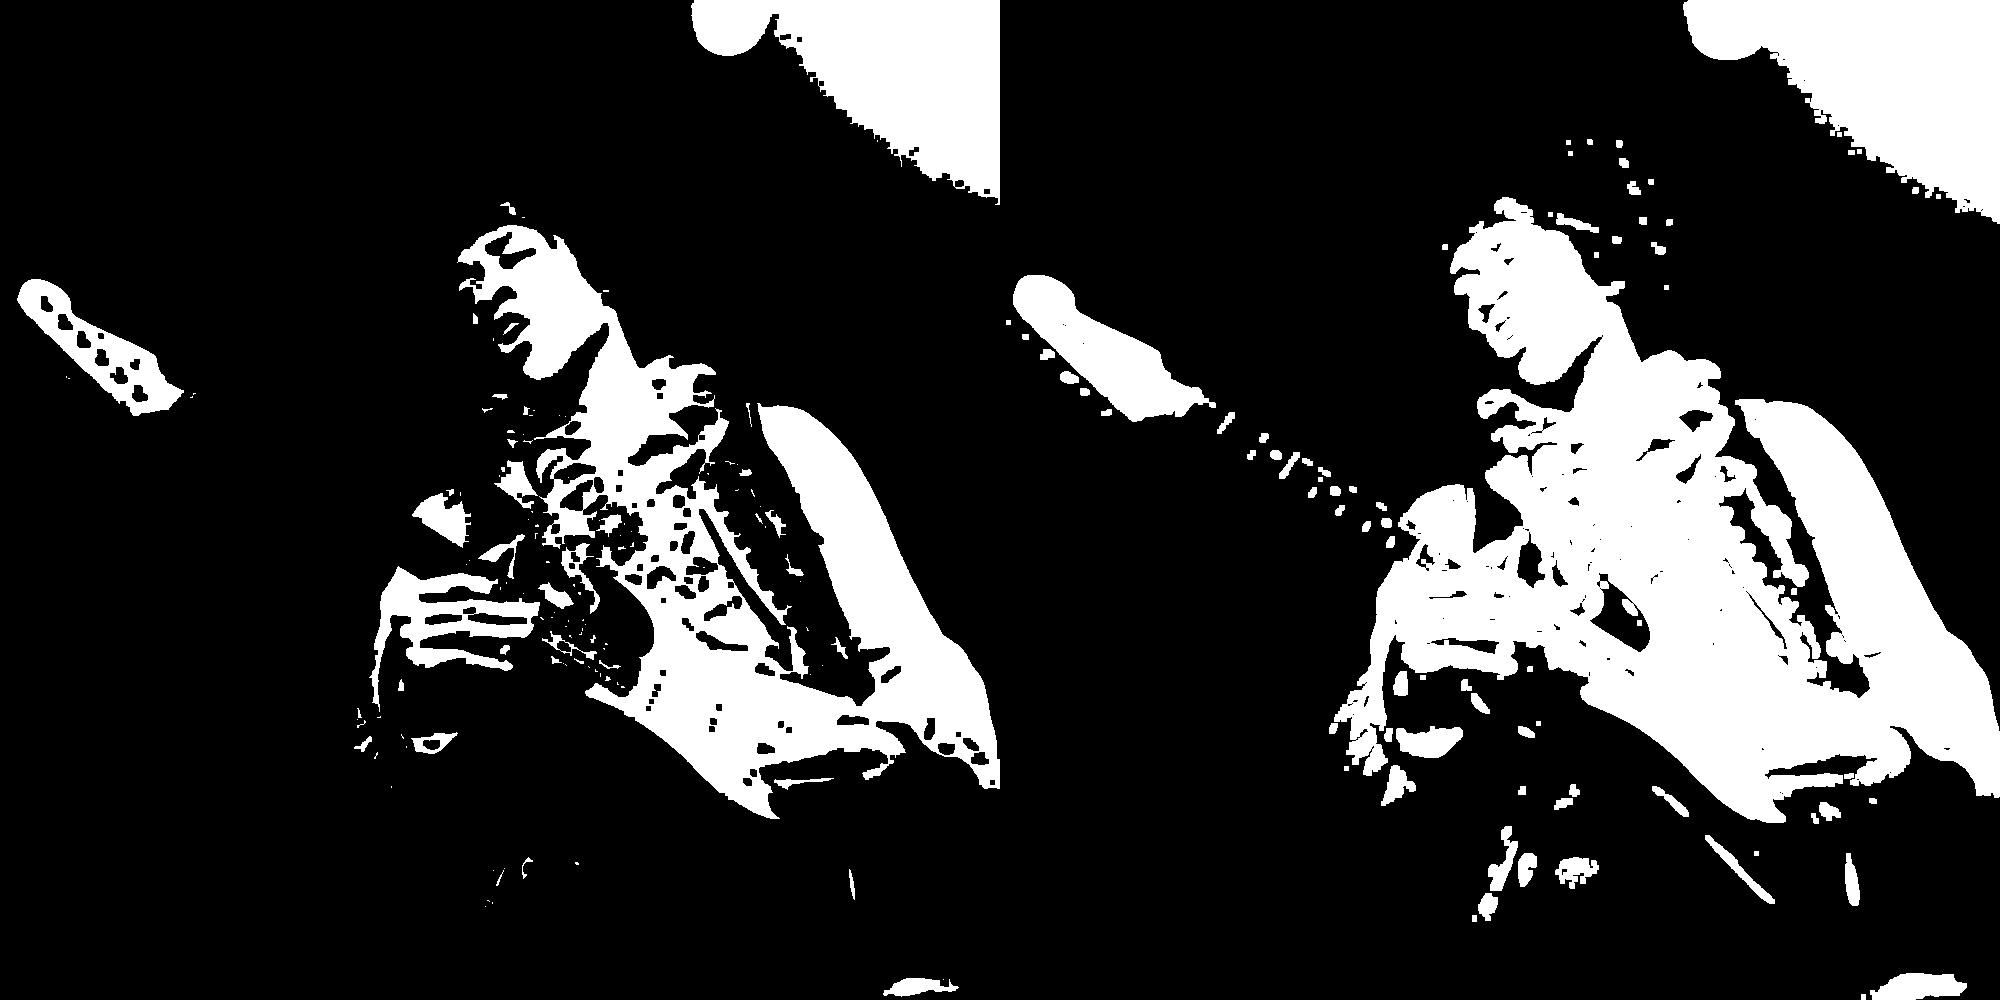

Recreate this plot in Python.
import sys
from PIL import Image

images = [Image.open(x) for x in ['Closing_image13zdk.jpg', 'Opening_image13zdk.jpg']]
widths, heights = zip(*(i.size for i in images))

total_width = sum(widths)
max_height = max(heights)

new_im = Image.new('RGB', (total_width, max_height))

x_offset = 0
for im in images:
  new_im.paste(im, (x_offset,0))
  x_offset += im.size[0]

new_im.save('difference13zdk.jpg')